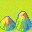

A 2D game scene composited from a Tiled map and its tileset images. What follows is a short description and the map's XML, with every tile layer's data as written:
An orthogonal 2x2 tile map with 16x16 px tiles, 1 tile layer (Tile Layer 1).

<map version="1.5" tiledversion="1.7.2" orientation="orthogonal" renderorder="right-down" width="2" height="2" tilewidth="16" tileheight="16" infinite="0" nextlayerid="2" nextobjectid="1">
 <tileset firstgid="1" name="aw2.png" tilewidth="16" tileheight="16" tilecount="512" columns="32">
  <image source="aw2.png" trans="ffffff" width="512" height="256" />
 </tileset>
 <layer id="1" name="Tile Layer 1" width="2" height="2">
  <data>
   <tile gid="2" />
   <tile gid="68" />
   <tile gid="33" />
   <tile gid="36" />
  </data>
 </layer>
</map>
